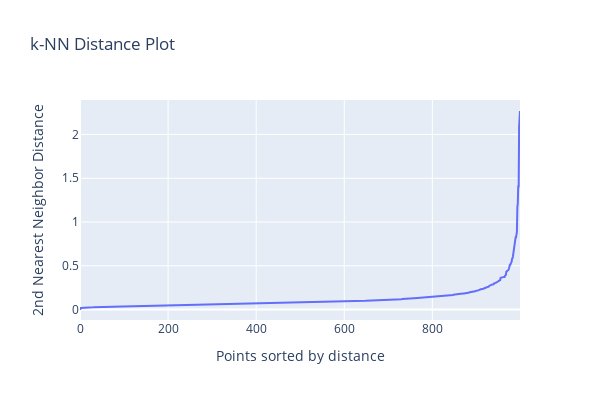

Notebook source saved alongside this figure:
### Markdown cell above
## Option 3: Using DBSCAN on the three loss terms

### Code cell
losses_scaled = StandardScaler().fit_transform(losses_df)

# Fit Nearest Neighbors model
neighbors = NearestNeighbors(n_neighbors=losses_scaled.shape[1])  # rule of thumb
neighbors_fit = neighbors.fit(losses_scaled)
distances, indices = neighbors_fit.kneighbors(losses_scaled)

# Sort distances
distances = np.sort(distances[:, 1])

# plt.plot(distances)
# plt.title("k-NN Distance Plot")
# plt.xlabel("Points sorted by distance")
# plt.ylabel("2nd Nearest Neighbor Distance")
# plt.show()

# Create a DataFrame for Plotly Express
distances_df = pd.DataFrame({
    "Index": range(len(distances)),  # Indices of sorted distances
    "Distance": distances           # Sorted distances
})

# Create the plot with Plotly Express
fig = px.line(
    distances_df, 
    x="Index", 
    y="Distance", 
    title="k-NN Distance Plot", 
    labels={"Index": "Points sorted by distance", "Distance": "2nd Nearest Neighbor Distance"},
    width=600,  # Adjust plot width
    height=400  # Adjust plot height
)

# Show the plot
fig.show()

### Figure 1 — Plotly figure (JSON) as saved in the notebook; plotly's stock layout.template omitted (floating-point values rounded to 4 significant figures; data arrays with more than 128 entries replaced by an {"elided": "..."} marker saying what was removed)
{"data": [{"hovertemplate": "Points sorted by distance=%{x}<br>2nd Nearest Neighbor Distance=%{y}<extra></extra>", "legendgroup": "", "line": {"color": "#636efa", "dash": "solid"}, "marker": {"symbol": "circle"}, "mode": "lines", "name": "", "orientation": "v", "showlegend": false, "type": "scatter", "x": {"elided": "1000 int values"}, "xaxis": "x", "y": {"elided": "1000 float values"}, "yaxis": "y"}], "layout": {"height": 400, "legend": {"tracegroupgap": 0}, "title": {"text": "k-NN Distance Plot"}, "width": 600, "xaxis": {"anchor": "y", "domain": [0, 1], "title": {"text": "Points sorted by distance"}}, "yaxis": {"anchor": "x", "domain": [0, 1], "title": {"text": "2nd Nearest Neighbor Distance"}}}}
